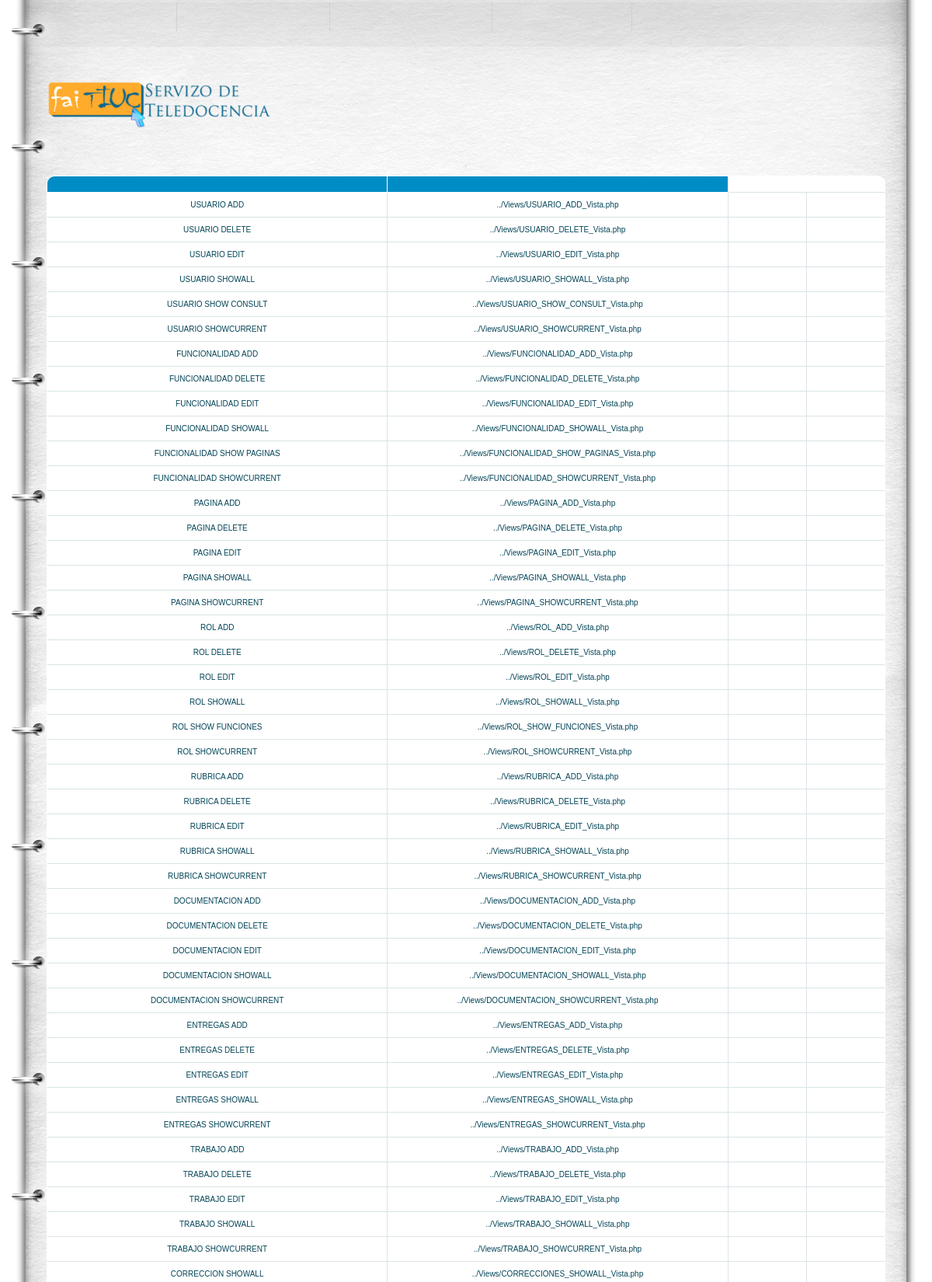
The app's page /et3_iu/Controllers/PAGINA_Controller.php (signed in, upper part) with its own data.
### tables this page shows
CREATE TABLE IF NOT EXISTS `PAGINA` (
`PAGINA_ID` int(10) NOT NULL,
`PAGINA_LINK` varchar(50) NOT NULL,
`PAGINA_NOM` varchar(80) NOT NULL
);

### et3_iu/Controllers/PAGINA_Controller.php (called while the page is built, shortened)
<?php
	Switch ($_REQUEST['accion']) {
		default:
			if (!isset($_REQUEST['PAGINA_NOM'])) {
				$pagina = new Pagina('', '');
			} else {
				$pagina = get_data_form();
			}
			$datos = $pagina->ConsultarTodo();
			if (!tienePermisos('Pagina_Default')) {
				new Mensaje('No tienes los permisos necesarios', '../Views/DEFAULT_Vista.php');
			} else {
				new Pagina_Default($datos, '../Views/DEFAULT_Vista.php');
			}
	}
?>

### et3_iu/Views/PAGINA_SHOWALL_Vista.php (the view, shortened to what this page needs)
<?php
class Pagina_default{
	private $datos;
	private $volver;
	function __construct($array, $volver){
		$this->datos = $array;
		$this->volver = $volver;
		$this->render();
	}
	function render(){
		?>
		?> <head>
			<link rel="stylesheet" href="../css/reset.css" type="text/css" media="all">
			<link rel="stylesheet" href="../css/style.css" type="text/css" media="all">
		</head>
		<body id="page2">
		<div class="wrap">
			<header>
				<div class="container">
					<h1><a href="../Views/DEFAULT_Vista.php"></a></h1>
					<nav>
						<ul><li><?php echo '<a href=\'' . $this->volver . "' class='m5'>" . $strings['Volver'] . " </a>"; ?></li>
							<li><a href='./PAGINA_Controller.php?accion=<?php echo $strings['Consultar']?>'class="m4"><?php echo $strings['Consultar']?></a></li>
							<li><a href='./PAGINA_Controller.php?accion=<?php echo $strings['Insertar'] ?>' class="m3"><?php echo $strings['Insertar']?></a></li>
							<li><a href="../Functions/Desconectar.php" class="m2"><?php echo  $strings['Cerrar Sesión']; ?></a></li>
						</ul>
					</nav>
				</div>
			</header>
			<div class="container">
				<?php
				$lista = array('PAGINA_NOM','PAGINA_LINK');
				?>
				<br><br>
				<div id="centrado"><table class="table" id="btable" border = 1>
						<tr>
							<?php
							foreach($lista as $titulo){
								echo "<th>";
								?>
								</th>
								<?php
							}
							?>
						</tr>
						<?php
						for ($j=0;$j<count($this->datos);$j++){
							echo "<tr>";
							foreach ($this->datos [$j] as $clave => $valor) {
								for ($i = 0; $i < count($lista); $i++) {
									if ($clave === $lista[$i]) {
										?>
										<?php
										echo "<td>";
										echo $valor;
										echo "</td>";
									}
								}
							}
							?>
							<td>
							</td>
							<td>
							</td>
							<?php
							echo "<tr>";
						}
						?>
					</table></div>
			</div>
		</div>
		</body>
		<?php
	}
}

### et3_iu/css/style.css (style rules this page uses)
article, aside, audio, canvas, command, datalist, details, embed, figcaption, figure, footer, header, hgroup, keygen, meter, nav, output, progress, section, source, video { display:block; }
body { background:#fff; font-family:Arial, Helvetica, sans-serif; font-size:100%; line-height:1em; color:#454545; }
html, body { height:100%; }
.container { margin:0 auto; width:1080px; overflow:hidden; font-size:.875em; padding-bottom:176px; }
header { background:url(../images/header-bg.jpg) no-repeat center top; min-width:940px; }
header .container { height:194px; position:relative; padding:0; }
.wrap { height:auto !important; height:100%; min-height:100%; background:url(../images/tail-middle.jpg) repeat-y center 194px; min-width:940px; }
#centrado { text-align: center; }
a { color:#ff7b01; outline:none; }
h1 { text-indent:-9999px; }
h1 a { width:473px; height:63px; position:absolute; left:0; top:104px; background:url(../images/logo.png) no-repeat left top; }
header nav { position:absolute; left:0; top:3px; }
header nav ul li { float:left; font-size:16px; line-height:1.2em; text-transform:uppercase; padding-right:1px; background:url(../images/divider.gif) repeat-y right top; }
header nav ul li a { color:#454545; text-decoration:none; display:block; float:left; text-align:center; padding:18px 0 20px 0; background-repeat:no-repeat; background-position:left top; }
header nav ul li a.m2 { width:179px; }
header nav ul li a.m3 { width:208px; }
header nav ul li a.m4 { width:196px; }
header nav ul li a.m5 { width:167px; }
table { white-space: normal; line-height: normal; font-weight: normal; font-size: smaller; font-style: normal; color: black; text-align: center; font-variant: normal; border-color: gray; background-color: white; }
#btable { white-space: normal; line-height: normal; font-weight: normal; font-size: 10px; font-style: normal; color: black; text-align: center; font-variant: normal; border-color: gray; background-color: white; margin-left: 0px; }
#btable { width: 100%; overflow: hidden; background: #FFF; color: #024457; border-radius: 10px; border: 1px solid #008cc4; }
#btable tr { border: 1px solid #D9E4E6; }
#btable tr:nth-child(odd) { background-color: #EAF3F3; }
#btable th { display: none; border: 1px solid #FFF; background-color: #008cc4; color: #FFF; padding: 1em; }
#btable th:first-child { display: table-cell; text-align: center; }
#btable th:nth-child(2) { display: table-cell; }
#btable th:nth-child(2):after { content: attr(data-th); }
@media (min-width: 480px) { #btable th:nth-child(2):after { display: none; } }
#btable td { display: block; word-wrap: break-word; max-width: 7em; }
#btable td:first-child { display: table-cell; text-align: center; border-right: 1px solid #D9E4E6; }
@media (min-width: 480px) { #btable td { border: 1px solid #D9E4E6; } }
#btable th, #btable td { text-align: center; margin: .5em 1em; }
@media (min-width: 480px) { #btable th, #btable td { display: table-cell; padding: 1em; } }

### records on screen
pagina: PAGINA_NOM "USUARIO ADD", PAGINA_LINK "../Views/USUARIO_ADD_Vista.php"
pagina: PAGINA_NOM "USUARIO DELETE", PAGINA_LINK "../Views/USUARIO_DELETE_Vista.php"
pagina: PAGINA_NOM "USUARIO EDIT", PAGINA_LINK "../Views/USUARIO_EDIT_Vista.php"
pagina: PAGINA_NOM "USUARIO SHOWALL", PAGINA_LINK "../Views/USUARIO_SHOWALL_Vista.php"
pagina: PAGINA_NOM "USUARIO SHOW CONSULT", PAGINA_LINK "../Views/USUARIO_SHOW_CONSULT_Vista.php"
pagina: PAGINA_NOM "USUARIO SHOWCURRENT", PAGINA_LINK "../Views/USUARIO_SHOWCURRENT_Vista.php"
pagina: PAGINA_NOM "FUNCIONALIDAD ADD", PAGINA_LINK "../Views/FUNCIONALIDAD_ADD_Vista.php"
pagina: PAGINA_NOM "FUNCIONALIDAD DELETE", PAGINA_LINK "../Views/FUNCIONALIDAD_DELETE_Vista.php"
pagina: PAGINA_NOM "FUNCIONALIDAD EDIT", PAGINA_LINK "../Views/FUNCIONALIDAD_EDIT_Vista.php"
pagina: PAGINA_NOM "FUNCIONALIDAD SHOWALL", PAGINA_LINK "../Views/FUNCIONALIDAD_SHOWALL_Vista.php"
pagina: PAGINA_NOM "FUNCIONALIDAD SHOW PAGINAS", PAGINA_LINK "../Views/FUNCIONALIDAD_SHOW_PAGINAS_Vista.php"
pagina: PAGINA_NOM "FUNCIONALIDAD SHOWCURRENT", PAGINA_LINK "../Views/FUNCIONALIDAD_SHOWCURRENT_Vista.php"
pagina: PAGINA_NOM "PAGINA ADD", PAGINA_LINK "../Views/PAGINA_ADD_Vista.php"
pagina: PAGINA_NOM "PAGINA DELETE", PAGINA_LINK "../Views/PAGINA_DELETE_Vista.php"
pagina: PAGINA_NOM "PAGINA EDIT", PAGINA_LINK "../Views/PAGINA_EDIT_Vista.php"
pagina: PAGINA_NOM "PAGINA SHOWALL", PAGINA_LINK "../Views/PAGINA_SHOWALL_Vista.php"
pagina: PAGINA_NOM "PAGINA SHOWCURRENT", PAGINA_LINK "../Views/PAGINA_SHOWCURRENT_Vista.php"
pagina: PAGINA_NOM "ROL ADD", PAGINA_LINK "../Views/ROL_ADD_Vista.php"
pagina: PAGINA_NOM "ROL DELETE", PAGINA_LINK "../Views/ROL_DELETE_Vista.php"
pagina: PAGINA_NOM "ROL EDIT", PAGINA_LINK "../Views/ROL_EDIT_Vista.php"
pagina: PAGINA_NOM "ROL SHOWALL", PAGINA_LINK "../Views/ROL_SHOWALL_Vista.php"
pagina: PAGINA_NOM "ROL SHOW FUNCIONES", PAGINA_LINK "../Views/ROL_SHOW_FUNCIONES_Vista.php"
pagina: PAGINA_NOM "ROL SHOWCURRENT", PAGINA_LINK "../Views/ROL_SHOWCURRENT_Vista.php"
pagina: PAGINA_NOM "RUBRICA ADD", PAGINA_LINK "../Views/RUBRICA_ADD_Vista.php"
pagina: PAGINA_NOM "RUBRICA DELETE", PAGINA_LINK "../Views/RUBRICA_DELETE_Vista.php"
pagina: PAGINA_NOM "RUBRICA EDIT", PAGINA_LINK "../Views/RUBRICA_EDIT_Vista.php"
pagina: PAGINA_NOM "RUBRICA SHOWALL", PAGINA_LINK "../Views/RUBRICA_SHOWALL_Vista.php"
pagina: PAGINA_NOM "RUBRICA SHOWCURRENT", PAGINA_LINK "../Views/RUBRICA_SHOWCURRENT_Vista.php"
pagina: PAGINA_NOM "DOCUMENTACION ADD", PAGINA_LINK "../Views/DOCUMENTACION_ADD_Vista.php"
pagina: PAGINA_NOM "DOCUMENTACION DELETE", PAGINA_LINK "../Views/DOCUMENTACION_DELETE_Vista.php"
pagina: PAGINA_NOM "DOCUMENTACION EDIT", PAGINA_LINK "../Views/DOCUMENTACION_EDIT_Vista.php"
pagina: PAGINA_NOM "DOCUMENTACION SHOWALL", PAGINA_LINK "../Views/DOCUMENTACION_SHOWALL_Vista.php"
pagina: PAGINA_NOM "DOCUMENTACION SHOWCURRENT", PAGINA_LINK "../Views/DOCUMENTACION_SHOWCURRENT_Vista.php"
pagina: PAGINA_NOM "ENTREGAS ADD", PAGINA_LINK "../Views/ENTREGAS_ADD_Vista.php"
pagina: PAGINA_NOM "ENTREGAS DELETE", PAGINA_LINK "../Views/ENTREGAS_DELETE_Vista.php"
pagina: PAGINA_NOM "ENTREGAS EDIT", PAGINA_LINK "../Views/ENTREGAS_EDIT_Vista.php"
pagina: PAGINA_NOM "ENTREGAS SHOWALL", PAGINA_LINK "../Views/ENTREGAS_SHOWALL_Vista.php"
pagina: PAGINA_NOM "ENTREGAS SHOWCURRENT", PAGINA_LINK "../Views/ENTREGAS_SHOWCURRENT_Vista.php"
pagina: PAGINA_NOM "TRABAJO ADD", PAGINA_LINK "../Views/TRABAJO_ADD_Vista.php"
pagina: PAGINA_NOM "TRABAJO DELETE", PAGINA_LINK "../Views/TRABAJO_DELETE_Vista.php"
pagina: PAGINA_NOM "TRABAJO EDIT", PAGINA_LINK "../Views/TRABAJO_EDIT_Vista.php"
pagina: PAGINA_NOM "TRABAJO SHOWALL", PAGINA_LINK "../Views/TRABAJO_SHOWALL_Vista.php"
pagina: PAGINA_NOM "TRABAJO SHOWCURRENT", PAGINA_LINK "../Views/TRABAJO_SHOWCURRENT_Vista.php"
pagina: PAGINA_NOM "CORRECCION SHOWALL", PAGINA_LINK "../Views/CORRECCIONES_SHOWALL_Vista.php"
